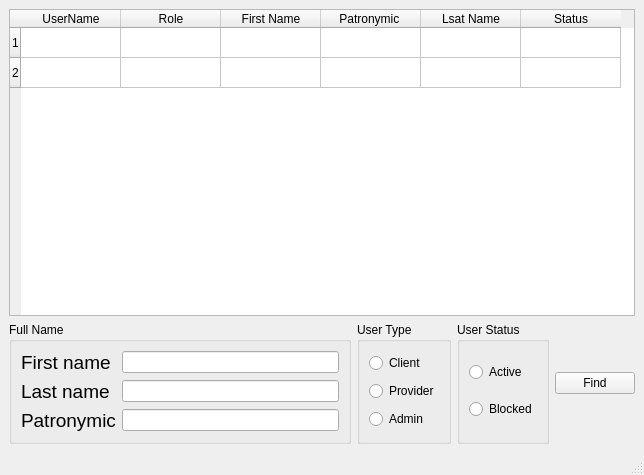
<?xml version="1.0" encoding="UTF-8"?>
<ui version="4.0">
 <class>AdministrationWindow</class>
 <widget class="QMainWindow" name="AdministrationWindow">
  <property name="enabled">
   <bool>true</bool>
  </property>
  <property name="geometry">
   <rect>
    <x>0</x>
    <y>0</y>
    <width>644</width>
    <height>475</height>
   </rect>
  </property>
  <property name="windowTitle">
   <string>Administration</string>
  </property>
  <property name="tabShape">
   <enum>QTabWidget::Rounded</enum>
  </property>
  <widget class="QWidget" name="centralwidget">
   <layout class="QVBoxLayout" name="verticalLayout_2">
    <item>
     <widget class="QTableWidget" name="tableWidget">
      <property name="enabled">
       <bool>true</bool>
      </property>
      <attribute name="horizontalHeaderCascadingSectionResizes">
       <bool>false</bool>
      </attribute>
      <row>
       <property name="text">
        <string>1</string>
       </property>
      </row>
      <row>
       <property name="text">
        <string>2</string>
       </property>
      </row>
      <column>
       <property name="text">
        <string>UserName</string>
       </property>
      </column>
      <column>
       <property name="text">
        <string>Role</string>
       </property>
      </column>
      <column>
       <property name="text">
        <string>First Name</string>
       </property>
      </column>
      <column>
       <property name="text">
        <string>Patronymic </string>
       </property>
      </column>
      <column>
       <property name="text">
        <string>Lsat Name</string>
       </property>
      </column>
      <column>
       <property name="text">
        <string>Status</string>
       </property>
      </column>
      <item row="0" column="0">
       <property name="text">
        <string/>
       </property>
      </item>
     </widget>
    </item>
    <item>
     <layout class="QHBoxLayout" name="horizontalLayout">
      <item>
       <widget class="QGroupBox" name="BoxFullName">
        <property name="title">
         <string>Full Name</string>
        </property>
        <layout class="QGridLayout" name="gridLayout">
         <item row="0" column="0">
          <widget class="QLabel" name="lbl_name2">
           <property name="font">
            <font>
             <pointsize>14</pointsize>
            </font>
           </property>
           <property name="text">
            <string>First name</string>
           </property>
          </widget>
         </item>
         <item row="0" column="1">
          <widget class="QLineEdit" name="edit_name2"/>
         </item>
         <item row="1" column="0">
          <widget class="QLabel" name="lbl_name1">
           <property name="font">
            <font>
             <pointsize>14</pointsize>
            </font>
           </property>
           <property name="text">
            <string>Last name</string>
           </property>
          </widget>
         </item>
         <item row="1" column="1">
          <widget class="QLineEdit" name="edit_name1"/>
         </item>
         <item row="2" column="0">
          <widget class="QLabel" name="lbl_name3">
           <property name="font">
            <font>
             <pointsize>14</pointsize>
            </font>
           </property>
           <property name="text">
            <string>Patronymic</string>
           </property>
          </widget>
         </item>
         <item row="2" column="1">
          <widget class="QLineEdit" name="edit_name3"/>
         </item>
        </layout>
       </widget>
      </item>
      <item>
       <widget class="QGroupBox" name="BoxUserType">
        <property name="title">
         <string>User Type</string>
        </property>
        <layout class="QGridLayout" name="gridLayout_3">
         <item row="2" column="0">
          <widget class="QRadioButton" name="rBtn_admin">
           <property name="text">
            <string>Admin</string>
           </property>
          </widget>
         </item>
         <item row="0" column="0">
          <widget class="QRadioButton" name="rBtn_client">
           <property name="text">
            <string>Client</string>
           </property>
          </widget>
         </item>
         <item row="1" column="0">
          <widget class="QRadioButton" name="rBtn_provider">
           <property name="text">
            <string>Provider</string>
           </property>
          </widget>
         </item>
        </layout>
       </widget>
      </item>
      <item>
       <widget class="QGroupBox" name="groupBox">
        <property name="title">
         <string>User Status</string>
        </property>
        <layout class="QVBoxLayout" name="verticalLayout">
         <item>
          <widget class="QRadioButton" name="rBtn_Active">
           <property name="text">
            <string>Active</string>
           </property>
          </widget>
         </item>
         <item>
          <widget class="QRadioButton" name="rBtn_Blocked">
           <property name="text">
            <string>Blocked</string>
           </property>
          </widget>
         </item>
        </layout>
       </widget>
      </item>
      <item>
       <widget class="QPushButton" name="btn_find">
        <property name="text">
         <string>Find</string>
        </property>
       </widget>
      </item>
     </layout>
    </item>
   </layout>
  </widget>
  <widget class="QStatusBar" name="statusbar"/>
 </widget>
 <resources/>
 <connections/>
</ui>
